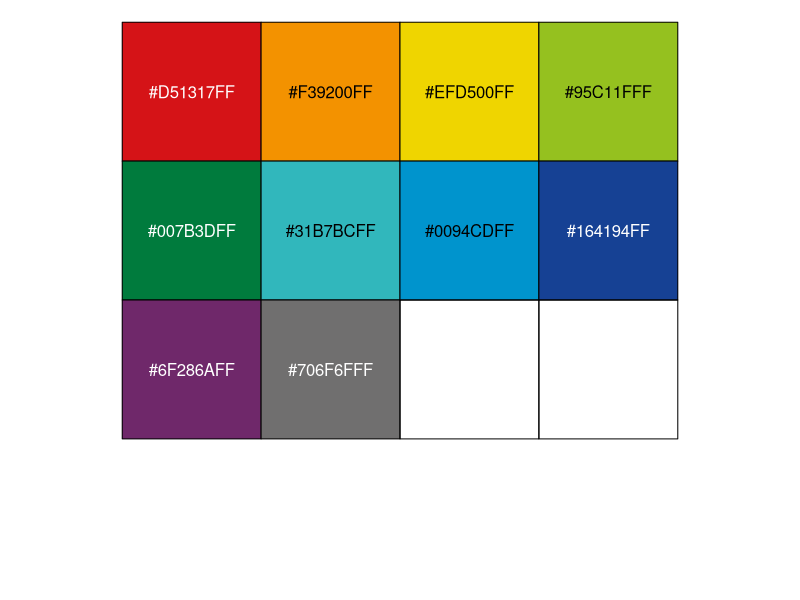
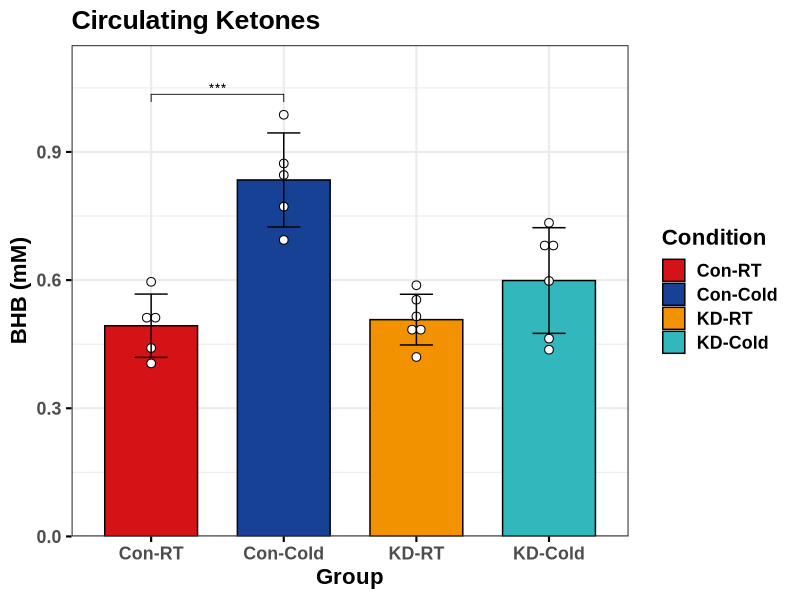
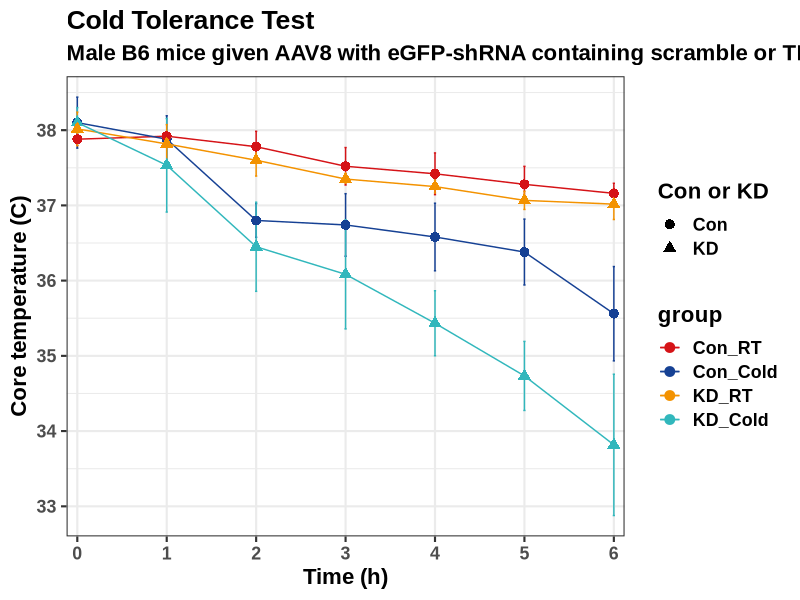
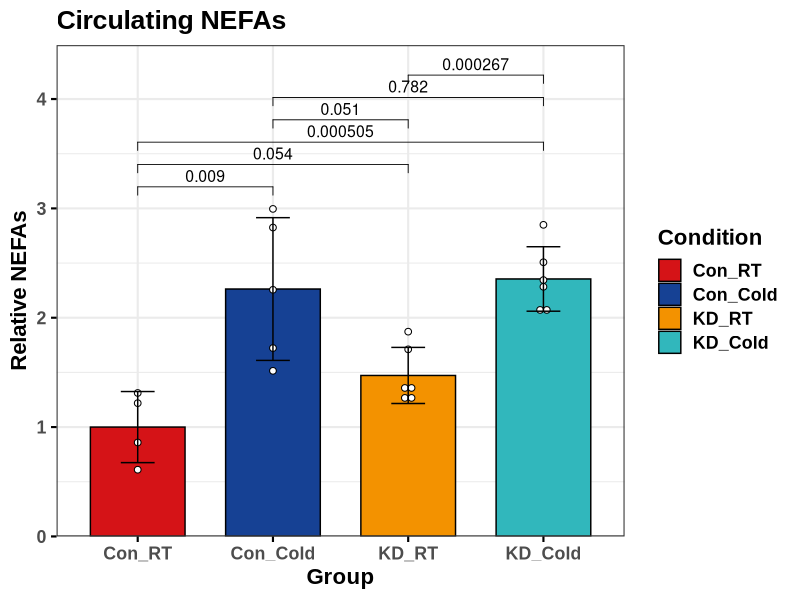
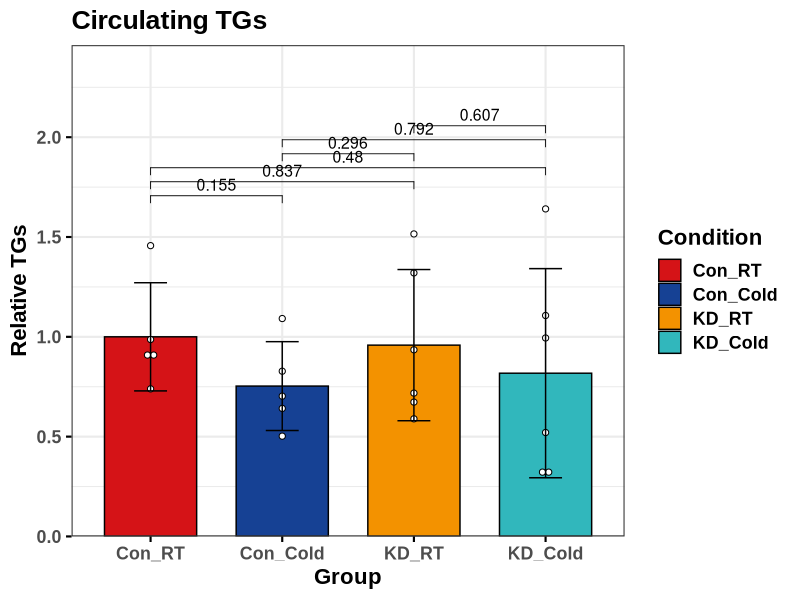
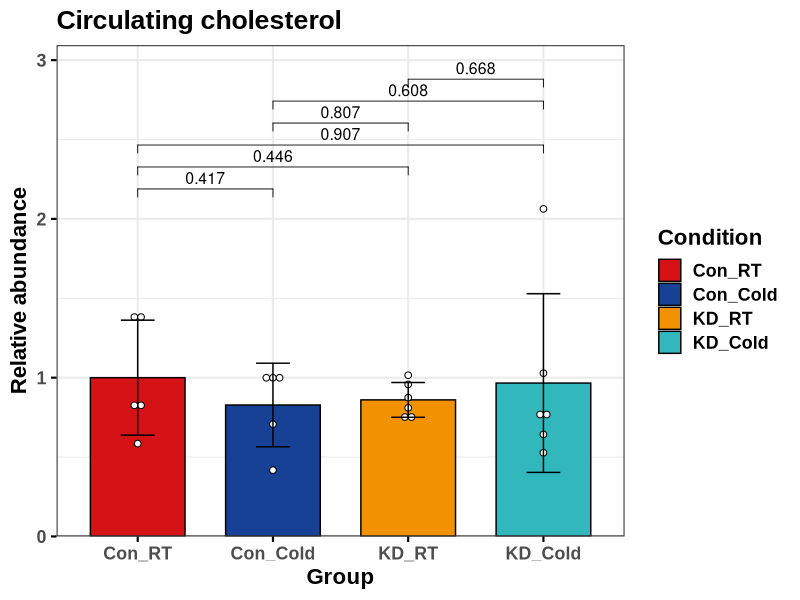

The R source for these figures, in order:
## ---- chunk 1
if(!require(tidyverse)){install.packages("tidyverse")}
if(!require(readxl)){install.packages("readxl")}
if(!require(ggpubr)){install.packages("ggpubr")}
if(!require(RColorBrewer)){install.packages("RColorBrewer")}
if(!require(ggsci)){install.packages("ggsci")}
if(!require(scales)){install.packages("scales")}
if(!require(Cairo)){install.packages("Cairo")}
if(!require(rstatix)){install.packages("rstatix")}

show_col(pal_frontiers("default")(10))
pal_45 <- c("#D51317", "#164194", "#F39200FF", "#31B7BCFF")
## ---- chunk 2
mdat <- read_xlsx("data/Met_assays/2023_0321_Exp45_Ketone_final.xlsx", sheet = "Final")

mdat$Condition <- factor(mdat$Condition, levels = c("Con-RT", "Con-Cold",
                                                    "KD-RT", "KD-Cold")
                         )
mdat$Genotype <- gsub("-.*", "", mdat$Condition)

p0 <- ggbarplot(data = mdat, x = "Condition", y = "Conc_mM", fill = "Condition",
          add = c('mean_sd', 'dotplot'),
          add.params = list(width = 0.25,
                            binwidth = 0.05*min(mdat$Conc_mM,
                                               na.rm = T)
                            ),
          position = position_dodge(0.9)
          ) +
  scale_y_continuous(limits = c(0, 1.15), expand = c(0,0)
                     ) +
  theme_bw(base_size = 16, base_family = "Arial") +
  theme(text = element_text(colour = 'black', 
                                  family = "Arial", 
                                  size = 16, 
                                  face = "bold")
        )
                   

p1 <- ggpar(p0, palette = pal_45, title = "Circulating Ketones",
            ylab = "BHB (mM)", xlab = "Group") 

stat.test <- mdat |>
  na.omit() |>
  t_test(Conc_mM ~ Condition) |>
  adjust_pvalue(method = "none") |>
  add_significance("p")

stat.test$p.adj.signif <- stat.test$p.signif
stat.test <- stat.test |>
  na.omit() |>
  add_xy_position(fun = "max") 

p2 <- p1 + stat_pvalue_manual(step.increase = 0,
  stat.test, label = "p.signif", 
  tip.length = 0.02, size = 4,
  hide.ns = T)

CairoPDF(file = "output/Fig4/Fig4C_Exp45_ketone.pdf", height = 8, width = 8)
  print(p2)
dev.off()
## ---- chunk 3
mdat <- read_xlsx("data/Exp45/Exp_45_data.xlsx", sheet = "Sheet2")

temp <- mdat |> select(`Con or KD`, `Exp ID #`, RT_Cold, `T-0h`:`T-6h`)
temp <- temp |> 
  group_by(`Con or KD`, RT_Cold) |>
  pivot_longer(cols = starts_with("T"),
               names_to = "Time", 
               values_to = "Temp")

temp_sum <- temp |> 
  group_by(`Con or KD`, RT_Cold, Time) |>
  summarise(
    mean = mean(Temp, na.rm = T),
    sd = sd(Temp,na.rm = T)
  )
  
temp_sum$group <- paste0(temp_sum$`Con or KD`, "_", temp_sum$RT_Cold)
temp_sum$group <- factor(temp_sum$group, 
                         levels = c("Con_RT", "Con_Cold",
                                    "KD_RT", "KD_Cold"))

p0 <- temp_sum |> ggplot(aes(x=Time, y=mean, group=group, color=group, shape =`Con or KD`)) + 
  geom_errorbar(aes(ymin=mean-sd, ymax=mean+sd), width=.1, 
                position=position_dodge(0.00)) +
  geom_line() + geom_point(size = 3) +
  scale_color_manual(values = c("#D51317", "#164194", 
                                "#F39200FF", "#31B7BCFF")
                     ) +
  scale_x_discrete(labels = c("0", "1", "2", "3", "4", "5", "6"), expand = c(0.02, 0.0)) +
  xlab("Time (h)") +
  ylab("Core temperature (C)") +
  ggtitle("Cold Tolerance Test", 
          subtitle = "Male B6 mice given AAV8 with eGFP-shRNA containing scramble or TFEB target sequence.") +
  theme_bw(base_size = 16, base_family = "Arial") + 
  theme(text = element_text(face = "bold")
        )
  

CairoPDF(file = "output/Fig4/Fig4A_Exp45__CTT.pdf", height = 8, width = 10)
  print(p0)
dev.off()

# Add significance in AI
temp_6h <- temp |> filter(Time == "T-2h")
temp_6h$`Con or KD` <- factor(temp_6h$`Con or KD`)
temp_6h$RT_Cold <- factor(temp_6h$RT_Cold)
names(temp_6h)[1] <- "Genotype"

summary(aov(temp_6h$Temp ~ temp_6h$Genotype*temp_6h$RT_Cold))

stat.test <- temp_6h |> group_by(Genotype) |>
  t_test(Temp ~ RT_Cold) 


stat.test2 <- temp_6h |> group_by(RT_Cold) |>
  t_test(Temp ~ Genotype) 

summary(aov(temp_6h$Temp ~ temp_6h$Genotype*temp_6h$RT_Cold))
## ---- chunk 4
mdat <- read_xlsx("data/Exp45/Exp_45_data.xlsx", sheet = "Sheet2")
temp <- mdat |> select(`Con or KD`, `Exp ID #`, RT_Cold, 
                       `initial weight (g)`, `final weight (g)`)

names(temp) <- c("Genotype", "ID", "Temp", "Initial", "Final")

temp <- temp |>
  pivot_longer(-c(Genotype, ID, Temp),
               names_to = "weight", 
               values_to = "g")

temp <- temp |> mutate(Condition = paste0(Genotype, "_", Temp))

temp$Condition <- factor(temp$Condition, levels = c("Con_RT", "Con_Cold",
                                                    "KD_RT", "KD_Cold")
                         )

p0 <- ggbarplot(data = temp, x = "weight", y = "g", 
                fill = "Condition", color = "Condition",
          add = c('mean_sd', 'dotplot'),
          add.params = list(width = 0.25,
                            binwidth = 0.05*min(temp$g,
                                               na.rm = T)
                            ),
          position = position_dodge(0.9)
          ) +
  scale_y_continuous(limits = c(0, 40), expand = c(0,0)
                     ) +
  theme_bw(base_size = 16, base_family = "Arial") +
  theme(text = element_text(colour = 'black', 
                                  family = "Arial", 
                                  size = 16, 
                                  face = "bold")
        )
                   

p1 <- ggpar(p0, palette = pal_45, title = "Exp 45",
            ylab = "Body weight (g)", xlab = "Time") 

stat.test <- temp |>
  na.omit() |> 
  group_by(Condition) |>
  t_test(g ~ weight) |>
  adjust_pvalue(method = "none") |>
  add_significance("p")

stat.test$p.adj.signif <- stat.test$p.signif
stat.test <- stat.test |>
  na.omit() |>
  add_xy_position(fun = "max", "weight") 

p2 <- p1 + stat_pvalue_manual(step.increase = 0,
  stat.test, label = "p.signif", 
  tip.length = 0.02, size = 4,
  hide.ns = T)

# Connect dots for initial and final
mdat1 <- mdat |> mutate(delta_weight = `initial weight (g)` - `final weight (g)`)

mdat1 <- mdat1 |> select(`Con or KD`, `Exp ID #`,
                         RT_Cold, delta_weight)

names(mdat1) <- c("Genotype", "ID", "Temp", "Change")

mdat2 <- mdat1 |>
  pivot_longer(-c(Genotype, ID, Temp),
               names_to = "weight", 
               values_to = "g")

mdat2 <- mdat2 |> mutate(Condition = paste0(Genotype, "_", Temp))

mdat2$Condition <- factor(mdat2$Condition, levels = c("Con_RT", "Con_Cold",
                                                    "KD_RT", "KD_Cold")
                         )

p0 <- ggbarplot(data = mdat2, x = "Condition", y = "g", 
                fill = "Condition", color = "Condition",
          add = c('mean_sd', 'dotplot'),
          add.params = list(width = 0.25,
                            binwidth = 0.05*min(mdat2$g,
                                               na.rm = T)
                            ),
          position = position_dodge(0.9)
          ) +
  scale_y_continuous(limits = c(0, 5), expand = c(0,0)
                     ) +
  theme_bw(base_size = 16, base_family = "Arial") +
  theme(text = element_text(colour = 'black', 
                                  family = "Arial", 
                                  size = 16, 
                                  face = "bold")
        )
## ---- chunk 5
mdat <- read_xlsx("data/Met_assays/2023_0330_Exp45_NEFA_plasma.xlsx", sheet = "Final")

mdat$Condition <- paste0(mdat$Genotype, "_", mdat$Temp)
mdat$Condition <- factor(mdat$Condition, levels = c("Con_RT", "Con_Cold",
                                                    "KD_RT", "KD_Cold")
                         )
mdat <- mdat |> filter(!Sample == 1)
mdat <- mdat |>
  mutate(rel_amt = Alternative_average/mean(Alternative_average[Condition == "Con_RT"])
         )

p0 <- ggbarplot(data = mdat, x = "Condition", y = "rel_amt", fill = "Condition",
          add = c('mean_sd', 'dotplot'),
          add.params = list(width = 0.25,
                            binwidth = 0.10*min(mdat$rel_amt,
                                               na.rm = T)
                            ),
          position = position_dodge(0.8)
          ) +
  scale_y_continuous(limits = c(0, 1.50*max(mdat$rel_amt)),
                     expand = c(0,0)
                     ) +
  theme_bw(base_size = 16, base_family = "Arial") +
  theme(text = element_text(colour = 'black', 
                                  family = "Arial", 
                                  size = 16, 
                                  face = "bold")
        )
                   

p1 <- ggpar(p0, palette = pal_45, title = "Circulating NEFAs",
            ylab = "Relative NEFAs", xlab = "Group") 

stat.test <- mdat |>
  na.omit() |>
  t_test(rel_amt ~ Condition) |>
  adjust_pvalue(method = "none") |>
  add_significance("p")

stat.test$p.adj.signif <- stat.test$p.signif
stat.test <- stat.test |>
  na.omit() |>
  add_xy_position(fun = "max") 

p2 <- p1 + stat_pvalue_manual(step.increase = -0.01,
  stat.test, label = "p", 
  tip.length = 0.02, size = 4,
  hide.ns = F)

CairoPDF(file = "output/Fig4/Fig4E_Exp45_NEFA.pdf", height = 8, width = 8)
  print(p2)
dev.off()
## ---- chunk 6
mdat <- read_xlsx("data/Met_assays/2023_0330_Exp45_TG_plasma.xlsx", sheet = "Final")

mdat$Condition <- paste0(mdat$Genotype, "_", mdat$Temp)
mdat$Condition <- factor(mdat$Condition, levels = c("Con_RT", "Con_Cold",
                                                    "KD_RT", "KD_Cold")
                         )
mdat <- mdat |>
  mutate(rel_amt = average_mg_uL/mean(average_mg_uL[Condition == "Con_RT"])
         )

p0 <- ggbarplot(data = mdat, x = "Condition", y = "rel_amt", fill = "Condition",
          add = c('mean_sd', 'dotplot'),
          add.params = list(width = 0.25,
                            binwidth = 0.10*min(mdat$rel_amt,
                                               na.rm = T)
                            ),
          position = position_dodge(0.8)
          ) +
  scale_y_continuous(limits = c(0, 1.50*max(mdat$rel_amt)),
                     expand = c(0,0)
                     ) +
  theme_bw(base_size = 16, base_family = "Arial") +
  theme(text = element_text(colour = 'black', 
                                  family = "Arial", 
                                  size = 16, 
                                  face = "bold")
        )
                   

p1 <- ggpar(p0, palette = pal_45, title = "Circulating TGs",
            ylab = "Relative TGs", xlab = "Group") 

stat.test <- mdat |>
  na.omit() |>
  t_test(rel_amt ~ Condition) |>
  adjust_pvalue(method = "none") |>
  add_significance("p")

stat.test$p.adj.signif <- stat.test$p.signif
stat.test <- stat.test |>
  na.omit() |>
  add_xy_position(fun = "max") 

p2 <- p1 + stat_pvalue_manual(step.increase = -0.005,
  stat.test, label = "p", 
  tip.length = 0.02, size = 4,
  hide.ns = F)

CairoPDF(file = "output/Fig4/Fig4E_Exp45_NEFA.pdf", height = 8, width = 8)
  print(p2)
dev.off()
## ---- chunk 7
mdat <- read_xlsx("data/Met_assays/2023_0331_Exp45_cholesterol_plasma.xlsx", sheet = "Final")

mdat$Condition <- paste0(mdat$Genotype, "_", mdat$Temp)
mdat$Condition <- factor(mdat$Condition, levels = c("Con_RT", "Con_Cold",
                                                    "KD_RT", "KD_Cold")
                         )
mdat <- mdat |>
  mutate(rel_amt = Conc_ug_mL/mean(Conc_ug_mL[Condition == "Con_RT"])
         )

p0 <- ggbarplot(data = mdat, x = "Condition", y = "rel_amt", fill = "Condition",
          add = c('mean_sd', 'dotplot'),
          add.params = list(width = 0.25,
                            binwidth = 0.10*min(mdat$rel_amt,
                                               na.rm = T)
                            ),
          position = position_dodge(0.8)
          ) +
  scale_y_continuous(limits = c(0, 1.50*max(mdat$rel_amt)),
                     expand = c(0,0)
                     ) +
  theme_bw(base_size = 16, base_family = "Arial") +
  theme(text = element_text(colour = 'black', 
                                  family = "Arial", 
                                  size = 16, 
                                  face = "bold")
        )
                   

p1 <- ggpar(p0, palette = pal_45, title = "Circulating cholesterol",
            ylab = "Relative abundance", xlab = "Group") 

stat.test <- mdat |>
  na.omit() |>
  t_test(rel_amt ~ Condition) |>
  adjust_pvalue(method = "none") |>
  add_significance("p")

stat.test$p.adj.signif <- stat.test$p.signif
stat.test <- stat.test |>
  na.omit() |>
  add_xy_position(fun = "max") 

p2 <- p1 + stat_pvalue_manual(step.increase = -0.005,
  stat.test, label = "p", 
  tip.length = 0.02, size = 4,
  hide.ns = F)

CairoPDF(file = "output/Fig4/Fig4E_Exp45_Chol.pdf", height = 8, width = 8)
  print(p2)
dev.off()
